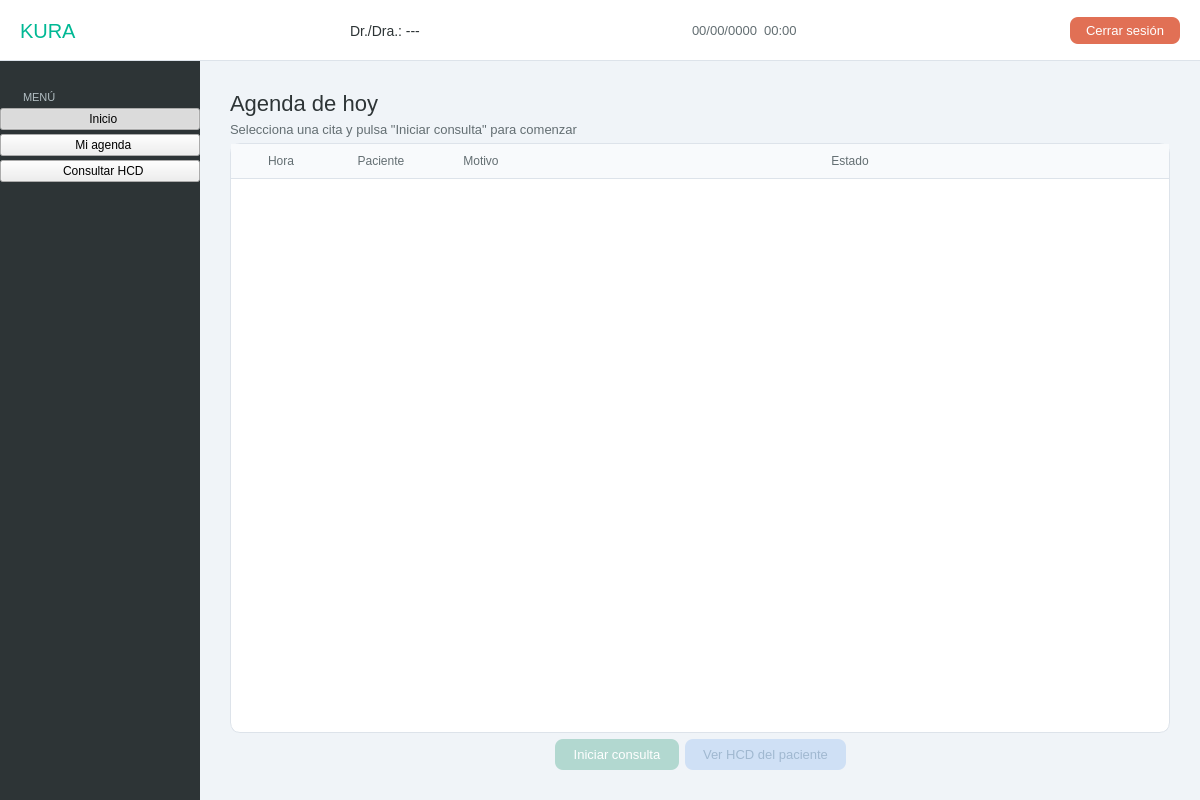
<?xml version="1.0" encoding="UTF-8"?>
<ui version="4.0">
 <class>VistaMedico</class>
 <widget class="QMainWindow" name="VistaMedico">
  <property name="geometry">
   <rect><x>0</x><y>0</y><width>1200</width><height>800</height></rect>
  </property>
  <property name="windowTitle"><string>KURA - Panel Médico</string></property>
  <property name="styleSheet">
   <string notr="true">
    QMainWindow { background-color: #f0f4f8; }
    #topBar { background-color: #ffffff; border-bottom: 1px solid #dde3ea; min-height: 60px; }
    #lbl_app_name { font-family: 'Segoe UI Black'; font-size: 20px; color: #00b894; }
    #lbl_user_name { font-family: 'Segoe UI'; font-size: 14px; color: #2d3436; }
    #lbl_datetime  { font-family: 'Segoe UI'; font-size: 13px; color: #636e72; }
    #btn_logout { background-color: #e17055; color: white; border-radius: 8px; padding: 6px 16px; font-family: 'Segoe UI Semibold'; font-size: 13px; }
    #btn_logout:hover { background-color: #c0392b; }
    #sideBar { background-color: #2d3436; min-width: 200px; max-width: 200px; }
    #lbl_menu_title { color: #b2bec3; font-family: 'Segoe UI'; font-size: 11px; padding-left: 20px; padding-top: 10px; }
    QPushButton[class="navBtn"] { background-color: transparent; color: #dfe6e9; border: none; text-align: left; padding: 12px 20px; font-family: 'Segoe UI'; font-size: 14px; }
    QPushButton[class="navBtn"]:hover { background-color: #3d5166; }
    QPushButton[class="navBtn"]:checked { background-color: #00b894; color: white; }
    #lbl_section_title { font-family: 'Segoe UI Black'; font-size: 22px; color: #2d3436; }
    #lbl_section_sub { font-family: 'Segoe UI'; font-size: 13px; color: #636e72; }
    #lbl_col_titulo { font-family: 'Segoe UI Semibold'; font-size: 15px; color: #2d3436; }
    QTableWidget { background-color: #ffffff; border: 1px solid #dde3ea; border-radius: 10px; gridline-color: #f0f4f8; font-size: 13px; }
    QTableWidget::item { padding: 8px; }
    QTableWidget::item:selected { background-color: #d8f3ed; color: #2d3436; }
    QHeaderView::section { background-color: #f8fafc; color: #636e72; font-family: 'Segoe UI Semibold'; font-size: 12px; padding: 8px; border: none; border-bottom: 1px solid #dde3ea; }
    #frame_cita_activa, #frame_pac_hcd { background-color: #d8f3ed; border: 1.5px solid #00b894; border-radius: 10px; padding: 4px 12px; }
    #lbl_cita_texto, #lbl_cita_texto2, #lbl_cita_texto3, #lbl_paciente_sel_texto { font-family: 'Segoe UI'; font-size: 13px; color: #636e72; }
    #lbl_cita_nombre, #lbl_cita_hora, #lbl_cita_motivo, #lbl_paciente_sel_nombre { font-family: 'Segoe UI Semibold'; font-size: 14px; color: #00a381; }
    #btn_iniciar_consulta, #btn_guardar_consulta { background-color: #00b894; color: white; border-radius: 8px; padding: 8px 18px; font-family: 'Segoe UI Semibold'; font-size: 13px; border: none; }
    #btn_iniciar_consulta:hover, #btn_guardar_consulta:hover { background-color: #00a381; }
    #btn_iniciar_consulta:disabled, #btn_guardar_consulta:disabled { background-color: #b2d8d0; color: #ffffff; }
    #btn_ver_hcd_inicio, #btn_abrir_receta { background-color: #6a9edb; color: white; border-radius: 8px; padding: 8px 18px; font-family: 'Segoe UI Semibold'; font-size: 13px; border: none; }
    #btn_ver_hcd_inicio:hover, #btn_abrir_receta:hover { background-color: #4a7ec0; }
    #btn_ver_hcd_inicio:disabled, #btn_abrir_receta:disabled { background-color: #cfe0f5; color: #a0b8d0; }
    #btn_ingresar_paciente { background-color: #e17055; color: white; border-radius: 8px; padding: 8px 18px; font-family: 'Segoe UI Semibold'; font-size: 13px; border: none; }
    #btn_ingresar_paciente:hover { background-color: #c0392b; }
    #btn_ingresar_paciente:disabled { background-color: #f0b8ad; color: #ffffff; }
    #btn_volver_consulta, #btn_cerrar_detalle { background-color: #dfe6e9; color: #2d3436; border: none; border-radius: 6px; padding: 5px 14px; font-size: 13px; }
    #btn_volver_consulta:hover, #btn_cerrar_detalle:hover { background-color: #b2bec3; }
    #btn_buscar_agenda { background-color: #00b894; color: white; border-radius: 8px; padding: 6px 16px; font-size: 13px; border: none; }
    #btn_buscar_agenda:hover { background-color: #00a381; }
    #frame_detalle_hcd { background-color: #ffffff; border: 1px solid #dde3ea; border-radius: 10px; }
    #lbl_detalle_titulo { font-family: 'Segoe UI Black'; font-size: 16px; color: #2d3436; }
    #lbl_detalle_sub { font-family: 'Segoe UI'; font-size: 12px; color: #636e72; }
    QTextEdit { background-color: #ffffff; border: 1px solid #dde3ea; border-radius: 8px; font-family: 'Segoe UI'; font-size: 13px; color: #2d3436; padding: 10px; }
    QLineEdit, QComboBox, QDateEdit { background-color: #ffffff; border: 1px solid #dde3ea; border-radius: 8px; padding: 6px 10px; font-family: 'Segoe UI'; font-size: 13px; color: #2d3436; }
    QLineEdit:focus, QComboBox:focus, QDateEdit:focus { border: 1px solid #00b894; }
    #search_bar { border: 1px solid #dde3ea; border-radius: 8px; padding: 8px 12px; background-color: #ffffff; font-size: 13px; color: #2d3436; }
    #search_bar:focus { border: 1px solid #00b894; }
   </string>
  </property>
  <widget class="QWidget" name="centralwidget">
   <layout class="QVBoxLayout" name="mainLayout">
    <property name="spacing"><number>0</number></property>
    <property name="leftMargin"><number>0</number></property>
    <property name="topMargin"><number>0</number></property>
    <property name="rightMargin"><number>0</number></property>
    <property name="bottomMargin"><number>0</number></property>

    <!-- TOP BAR -->
    <item>
     <widget class="QFrame" name="topBar">
      <layout class="QHBoxLayout" name="topBarLayout">
       <property name="leftMargin"><number>20</number></property>
       <property name="rightMargin"><number>20</number></property>
       <item><widget class="QLabel" name="lbl_app_name"><property name="text"><string>KURA</string></property></widget></item>
       <item><spacer><property name="orientation"><enum>Qt::Horizontal</enum></property><property name="sizeHint" stdset="0"><size><width>0</width><height>0</height></size></property></spacer></item>
       <item><widget class="QLabel" name="lbl_user_name"><property name="text"><string>Dr./Dra.: ---</string></property></widget></item>
       <item><spacer><property name="orientation"><enum>Qt::Horizontal</enum></property><property name="sizeHint" stdset="0"><size><width>40</width><height>20</height></size></property></spacer></item>
       <item><widget class="QLabel" name="lbl_datetime"><property name="text"><string>00/00/0000  00:00</string></property></widget></item>
       <item><spacer><property name="orientation"><enum>Qt::Horizontal</enum></property><property name="sizeHint" stdset="0"><size><width>40</width><height>20</height></size></property></spacer></item>
       <item><widget class="QPushButton" name="btn_logout"><property name="text"><string>Cerrar sesión</string></property></widget></item>
      </layout>
     </widget>
    </item>

    <!-- BODY -->
    <item>
     <layout class="QHBoxLayout" name="bodyLayout">
      <property name="spacing"><number>0</number></property>

      <!-- SIDEBAR -->
      <item>
       <widget class="QFrame" name="sideBar">
        <layout class="QVBoxLayout" name="sideLayout">
         <property name="spacing"><number>4</number></property>
         <property name="leftMargin"><number>0</number></property>
         <property name="topMargin"><number>20</number></property>
         <property name="rightMargin"><number>0</number></property>
         <property name="bottomMargin"><number>20</number></property>
         <item><widget class="QLabel" name="lbl_menu_title"><property name="text"><string>MENÚ</string></property></widget></item>
         <item>
          <widget class="QPushButton" name="btn_nav_inicio">
           <property name="text"><string>  Inicio</string></property>
           <property name="checkable"><bool>true</bool></property>
           <property name="checked"><bool>true</bool></property>
           <property name="class" stdset="0"><string>navBtn</string></property>
          </widget>
         </item>
         <item>
          <widget class="QPushButton" name="btn_nav_agenda">
           <property name="text"><string>  Mi agenda</string></property>
           <property name="checkable"><bool>true</bool></property>
           <property name="class" stdset="0"><string>navBtn</string></property>
          </widget>
         </item>
         <item>
          <widget class="QPushButton" name="btn_nav_hcd">
           <property name="text"><string>  Consultar HCD</string></property>
           <property name="checkable"><bool>true</bool></property>
           <property name="class" stdset="0"><string>navBtn</string></property>
          </widget>
         </item>
         <item><spacer><property name="orientation"><enum>Qt::Vertical</enum></property><property name="sizeHint" stdset="0"><size><width>20</width><height>40</height></size></property></spacer></item>
        </layout>
       </widget>
      </item>

      <!-- STACKED PANEL -->
      <item>
       <widget class="QStackedWidget" name="stackedPanel">
        <property name="currentIndex"><number>0</number></property>

        <!-- PAGE 0: INICIO -->
        <widget class="QWidget" name="page_inicio">
         <layout class="QVBoxLayout" name="inicioLayout">
          <property name="leftMargin"><number>30</number></property>
          <property name="topMargin"><number>30</number></property>
          <property name="rightMargin"><number>30</number></property>
          <property name="bottomMargin"><number>30</number></property>
          <item><widget class="QLabel" name="lbl_section_title"><property name="text"><string>Agenda de hoy</string></property></widget></item>
          <item><widget class="QLabel" name="lbl_section_sub"><property name="text"><string>Selecciona una cita y pulsa "Iniciar consulta" para comenzar</string></property></widget></item>
          <item>
           <widget class="QTableWidget" name="tabla_agenda_hoy">
            <property name="editTriggers"><set>QAbstractItemView::NoEditTriggers</set></property>
            <property name="selectionBehavior"><enum>QAbstractItemView::SelectRows</enum></property>
            <property name="selectionMode"><enum>QAbstractItemView::SingleSelection</enum></property>
            <property name="columnCount"><number>4</number></property>
            <attribute name="horizontalHeaderStretchLastSection"><bool>true</bool></attribute>
            <column><property name="text"><string>Hora</string></property></column>
            <column><property name="text"><string>Paciente</string></property></column>
            <column><property name="text"><string>Motivo</string></property></column>
            <column><property name="text"><string>Estado</string></property></column>
           </widget>
          </item>
          <item>
           <layout class="QHBoxLayout">
            <item><spacer><property name="orientation"><enum>Qt::Horizontal</enum></property><property name="sizeHint" stdset="0"><size><width>0</width><height>0</height></size></property></spacer></item>
            <item><widget class="QPushButton" name="btn_iniciar_consulta"><property name="enabled"><bool>false</bool></property><property name="text"><string>Iniciar consulta</string></property></widget></item>
            <item><widget class="QPushButton" name="btn_ver_hcd_inicio"><property name="enabled"><bool>false</bool></property><property name="text"><string>Ver HCD del paciente</string></property></widget></item>
            <item><spacer><property name="orientation"><enum>Qt::Horizontal</enum></property><property name="sizeHint" stdset="0"><size><width>0</width><height>0</height></size></property></spacer></item>
           </layout>
          </item>
         </layout>
        </widget>

        <!-- PAGE 1: MI AGENDA COMPLETA -->
        <widget class="QWidget" name="page_agenda">
         <layout class="QVBoxLayout" name="agendaLayout">
          <property name="leftMargin"><number>30</number></property>
          <property name="topMargin"><number>30</number></property>
          <property name="rightMargin"><number>30</number></property>
          <property name="bottomMargin"><number>30</number></property>
          <item><widget class="QLabel" name="lbl_section_title"><property name="text"><string>Mi agenda</string></property></widget></item>
          <item><widget class="QLabel" name="lbl_section_sub"><property name="text"><string>Consulta tus citas en cualquier rango de fechas</string></property></widget></item>
          <item>
           <layout class="QHBoxLayout">
            <item><widget class="QLabel"><property name="text"><string>Desde:</string></property></widget></item>
            <item><widget class="QDateEdit" name="date_desde"><property name="calendarPopup"><bool>true</bool></property><property name="displayFormat"><string>dd/MM/yyyy</string></property></widget></item>
            <item><widget class="QLabel"><property name="text"><string>Hasta:</string></property></widget></item>
            <item><widget class="QDateEdit" name="date_hasta"><property name="calendarPopup"><bool>true</bool></property><property name="displayFormat"><string>dd/MM/yyyy</string></property></widget></item>
            <item><widget class="QPushButton" name="btn_buscar_agenda"><property name="text"><string>Buscar</string></property></widget></item>
            <item><spacer><property name="orientation"><enum>Qt::Horizontal</enum></property><property name="sizeHint" stdset="0"><size><width>0</width><height>0</height></size></property></spacer></item>
           </layout>
          </item>
          <item>
           <widget class="QTableWidget" name="tabla_agenda">
            <property name="editTriggers"><set>QAbstractItemView::NoEditTriggers</set></property>
            <property name="selectionBehavior"><enum>QAbstractItemView::SelectRows</enum></property>
            <property name="columnCount"><number>4</number></property>
            <attribute name="horizontalHeaderStretchLastSection"><bool>true</bool></attribute>
            <column><property name="text"><string>Fecha y hora</string></property></column>
            <column><property name="text"><string>Paciente</string></property></column>
            <column><property name="text"><string>Motivo</string></property></column>
            <column><property name="text"><string>Estado</string></property></column>
           </widget>
          </item>
         </layout>
        </widget>

        <!-- PAGE 2: HCD -->
        <widget class="QWidget" name="page_hcd">
         <layout class="QHBoxLayout" name="hcdOuterLayout">
          <property name="spacing"><number>16</number></property>
          <property name="leftMargin"><number>30</number></property>
          <property name="topMargin"><number>30</number></property>
          <property name="rightMargin"><number>30</number></property>
          <property name="bottomMargin"><number>30</number></property>

          <!-- COLUMNA IZQUIERDA: busqueda + episodios -->
          <item>
           <layout class="QVBoxLayout" name="hcdListLayout">
            <item><widget class="QLabel" name="lbl_section_title"><property name="text"><string>Historial Clínico Digital</string></property></widget></item>

            <!-- Buscador -->
            <item><widget class="QLabel" name="lbl_col_titulo"><property name="text"><string>Buscar paciente</string></property></widget></item>
            <item>
             <widget class="QLineEdit" name="search_bar">
              <property name="placeholderText"><string>Buscar por nombre, apellido(s) o NIF...</string></property>
              <property name="clearButtonEnabled"><bool>true</bool></property>
             </widget>
            </item>

            <!-- Tabla de resultados de búsqueda -->
            <item>
             <widget class="QTableWidget" name="tabla_busqueda_hcd">
              <property name="editTriggers"><set>QAbstractItemView::NoEditTriggers</set></property>
              <property name="selectionBehavior"><enum>QAbstractItemView::SelectRows</enum></property>
              <property name="selectionMode"><enum>QAbstractItemView::SingleSelection</enum></property>
              <property name="columnCount"><number>3</number></property>
              <attribute name="horizontalHeaderStretchLastSection"><bool>true</bool></attribute>
              <column><property name="text"><string>NIF</string></property></column>
              <column><property name="text"><string>Paciente</string></property></column>
              <column><property name="text"><string>Fecha de nacimiento</string></property></column>
             </widget>
            </item>

            <!-- Banner paciente seleccionado -->
            <item>
             <widget class="QFrame" name="frame_pac_hcd">
              <layout class="QHBoxLayout">
               <property name="leftMargin"><number>12</number></property>
               <property name="topMargin"><number>8</number></property>
               <property name="rightMargin"><number>12</number></property>
               <property name="bottomMargin"><number>8</number></property>
               <item><widget class="QLabel" name="lbl_paciente_sel_texto"><property name="text"><string>Episodios de:</string></property></widget></item>
               <item><widget class="QLabel" name="lbl_paciente_sel_nombre"><property name="text"><string>— Sin paciente seleccionado —</string></property></widget></item>
               <item><spacer><property name="orientation"><enum>Qt::Horizontal</enum></property><property name="sizeHint" stdset="0"><size><width>0</width><height>0</height></size></property></spacer></item>
              </layout>
             </widget>
            </item>

            <!-- Tabla de episodios -->
            <item><widget class="QLabel" name="lbl_col_titulo"><property name="text"><string>Episodios clínicos</string></property></widget></item>
            <item>
             <widget class="QTableWidget" name="tabla_episodios_hcd">
              <property name="editTriggers"><set>QAbstractItemView::NoEditTriggers</set></property>
              <property name="selectionBehavior"><enum>QAbstractItemView::SelectRows</enum></property>
              <property name="columnCount"><number>4</number></property>
              <attribute name="horizontalHeaderStretchLastSection"><bool>true</bool></attribute>
              <column><property name="text"><string>Fecha</string></property></column>
              <column><property name="text"><string>Tipo</string></property></column>
              <column><property name="text"><string>Diagnóstico</string></property></column>
              <column><property name="text"><string>Estado</string></property></column>
             </widget>
            </item>
           </layout>
          </item>

          <!-- COLUMNA DERECHA: detalle episodio -->
          <item>
           <widget class="QFrame" name="frame_detalle_hcd">
            <layout class="QVBoxLayout" name="hcdDetalleLayout">
             <property name="leftMargin"><number>20</number></property>
             <property name="topMargin"><number>20</number></property>
             <property name="rightMargin"><number>20</number></property>
             <property name="bottomMargin"><number>20</number></property>
             <item>
              <layout class="QHBoxLayout">
               <item><widget class="QLabel" name="lbl_detalle_titulo"><property name="text"><string>Detalle del episodio</string></property></widget></item>
               <item><spacer><property name="orientation"><enum>Qt::Horizontal</enum></property><property name="sizeHint" stdset="0"><size><width>0</width><height>0</height></size></property></spacer></item>
               <item><widget class="QPushButton" name="btn_cerrar_detalle"><property name="text"><string>✕ Cerrar</string></property></widget></item>
              </layout>
             </item>
             <item><widget class="QLabel" name="lbl_detalle_sub"><property name="text"><string>Selecciona un episodio de la tabla</string></property></widget></item>
             <item>
              <widget class="QTextEdit" name="txt_detalle_episodio">
               <property name="readOnly"><bool>true</bool></property>
               <property name="placeholderText"><string>El contenido del episodio aparecerá aquí...</string></property>
              </widget>
             </item>
             <item><widget class="QLabel" name="lbl_detalle_titulo"><property name="text"><string>Tratamientos del episodio</string></property></widget></item>
             <item>
              <widget class="QTableWidget" name="tabla_tratamientos_hcd">
               <property name="editTriggers"><set>QAbstractItemView::NoEditTriggers</set></property>
               <property name="selectionBehavior"><enum>QAbstractItemView::SelectRows</enum></property>
               <property name="columnCount"><number>4</number></property>
               <attribute name="horizontalHeaderStretchLastSection"><bool>true</bool></attribute>
               <column><property name="text"><string>Medicamento</string></property></column>
               <column><property name="text"><string>Dosis</string></property></column>
               <column><property name="text"><string>Frecuencia</string></property></column>
               <column><property name="text"><string>Estado</string></property></column>
              </widget>
             </item>
            </layout>
           </widget>
          </item>
         </layout>
        </widget>

        <!-- PAGE 3: CONSULTA -->
        <widget class="QWidget" name="page_consulta">
         <layout class="QVBoxLayout" name="consultaLayout">
          <property name="leftMargin"><number>30</number></property>
          <property name="topMargin"><number>30</number></property>
          <property name="rightMargin"><number>30</number></property>
          <property name="bottomMargin"><number>30</number></property>
          <item>
           <layout class="QHBoxLayout">
            <item><widget class="QLabel" name="lbl_section_title"><property name="text"><string>Consulta médica</string></property></widget></item>
            <item><spacer><property name="orientation"><enum>Qt::Horizontal</enum></property><property name="sizeHint" stdset="0"><size><width>0</width><height>0</height></size></property></spacer></item>
            <item><widget class="QPushButton" name="btn_volver_consulta"><property name="text"><string>← Volver a inicio</string></property></widget></item>
           </layout>
          </item>
          <item>
           <widget class="QFrame" name="frame_cita_activa">
            <layout class="QHBoxLayout">
             <property name="leftMargin"><number>12</number></property>
             <property name="topMargin"><number>8</number></property>
             <property name="rightMargin"><number>12</number></property>
             <property name="bottomMargin"><number>8</number></property>
             <item><widget class="QLabel" name="lbl_cita_texto"><property name="text"><string>Paciente:</string></property></widget></item>
             <item><widget class="QLabel" name="lbl_cita_nombre"><property name="text"><string>—</string></property></widget></item>
             <item><spacer><property name="orientation"><enum>Qt::Horizontal</enum></property><property name="sizeHint" stdset="0"><size><width>20</width><height>0</height></size></property></spacer></item>
             <item><widget class="QLabel" name="lbl_cita_texto2"><property name="text"><string>Hora:</string></property></widget></item>
             <item><widget class="QLabel" name="lbl_cita_hora"><property name="text"><string>—</string></property></widget></item>
             <item><spacer><property name="orientation"><enum>Qt::Horizontal</enum></property><property name="sizeHint" stdset="0"><size><width>20</width><height>0</height></size></property></spacer></item>
             <item><widget class="QLabel" name="lbl_cita_texto3"><property name="text"><string>Motivo:</string></property></widget></item>
             <item><widget class="QLabel" name="lbl_cita_motivo"><property name="text"><string>—</string></property></widget></item>
             <item><spacer><property name="orientation"><enum>Qt::Horizontal</enum></property><property name="sizeHint" stdset="0"><size><width>0</width><height>0</height></size></property></spacer></item>
            </layout>
           </widget>
          </item>
          <item>
           <layout class="QFormLayout" name="formConsulta">
            <item row="0" column="0"><widget class="QLabel"><property name="text"><string>Síntomas:</string></property></widget></item>
            <item row="0" column="1"><widget class="QTextEdit" name="edit_sintomas"><property name="placeholderText"><string>Describe los síntomas del paciente...</string></property><property name="maximumHeight"><number>90</number></property></widget></item>
            <item row="1" column="0"><widget class="QLabel"><property name="text"><string>Diagnóstico:</string></property></widget></item>
            <item row="1" column="1"><widget class="QTextEdit" name="edit_diagnostico"><property name="placeholderText"><string>Introduce el diagnóstico clínico...</string></property><property name="maximumHeight"><number>90</number></property></widget></item>
            <item row="2" column="0"><widget class="QLabel"><property name="text"><string>Tipo de episodio:</string></property></widget></item>
            <item row="2" column="1">
             <widget class="QComboBox" name="combo_tipo_episodio">
              <item><property name="text"><string>Consulta</string></property></item>
              <item><property name="text"><string>Urgencia</string></property></item>
              <item><property name="text"><string>Revisión</string></property></item>
             </widget>
            </item>
           </layout>
          </item>
          <item>
           <layout class="QHBoxLayout">
            <item><widget class="QPushButton" name="btn_ingresar_paciente"><property name="text"><string>Ingresar paciente</string></property></widget></item>
            <item><widget class="QPushButton" name="btn_abrir_receta"><property name="text"><string>+ Recetar medicación</string></property></widget></item>
            <item><spacer><property name="orientation"><enum>Qt::Horizontal</enum></property><property name="sizeHint" stdset="0"><size><width>0</width><height>0</height></size></property></spacer></item>
            <item><widget class="QPushButton" name="btn_guardar_consulta"><property name="text"><string>Guardar episodio clínico</string></property></widget></item>
           </layout>
          </item>
          <item><spacer><property name="orientation"><enum>Qt::Vertical</enum></property><property name="sizeHint" stdset="0"><size><width>0</width><height>0</height></size></property></spacer></item>
         </layout>
        </widget>

       </widget>
      </item>
     </layout>
    </item>
   </layout>
  </widget>
 </widget>
 <resources/>
 <connections/>
</ui>
